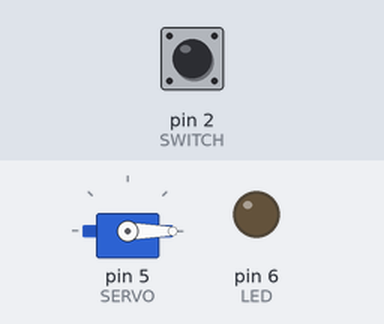
Simulated run of this sketch. Board: Arduino Uno, built with avr-gcc and run on an emulated ATmega328P. Shown: servo, output pins drawn as LEDs (lit = HIGH). The test bench sets the inputs (shaded band); at power-on: pin 2 (SWITCH) HIGH.

Above: at 1.2 s.
1.3 s: pin 2 (SWITCH) pulled LOW for 1 s
At 1.45 s:
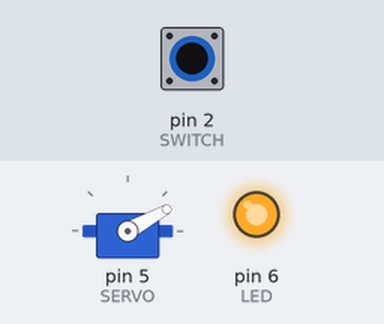
At 2.06 s:
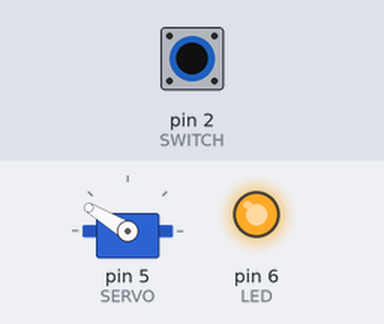
3.8 s: pin 2 (SWITCH) pulled LOW for 3.2 s
At 5.2 s:
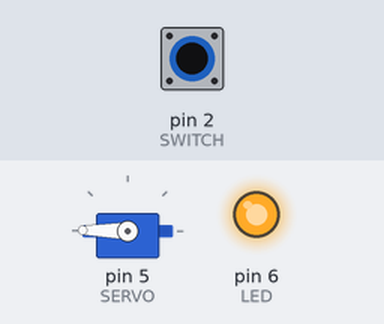
Timing chart, 0 to 8.5 s (numbered marks = the images above; inputs shaded):
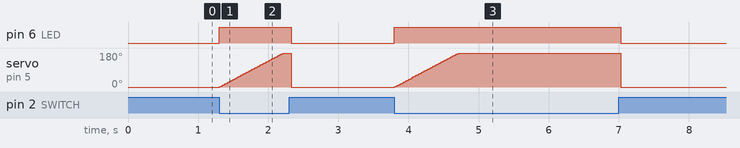

The sketch:

UselessSwitch.ino
```cpp
#include <Servo.h>

/*
  Useless Switch

  Dieses kleine Programm schaltet einen Schalter wieder aus, den der Benutzer eingeschaltet hat.
*/

const byte LED = 6;
const byte SERVO = 5;
const byte SWITCH = 2;

Servo servo;

/*
    Diese Funktion wird nur einmal beim Start des Arduinos ausgeführt.
    Hier schreibt man die Dinge hin, die nur einmal am Anfang ausgeführt werden sollen
*/
void setup() {
  // Der Pin, an dem die LED hängt definieren wir als Ausgang.
  pinMode(LED, OUTPUT);

  // Der Pin, an dem der Schalter hängt definieren wir als Eingang.
  pinMode(SWITCH, INPUT_PULLUP);

  // Und wir brauchen noch einen Servo.
  servo.attach(SERVO);
  servo.write(0);
  digitalWrite(LED, LOW);    // Jetzt schalten wir die LED wieder aus (der Pin geht auf Masse)
}

/*
  Diese Funktion wird automatisch immer wieder ausgeführt.
  D.h. sobald unser Programm unten angekommen ist, fängt es automatisch oben wieder an.
*/
void loop() {
  if (digitalRead(SWITCH) == 0) {
    digitalWrite(LED, HIGH);   // Jetzt schalten wir die LED an (der Pin geht auf +5V)
    byte angle = 0;
    while (digitalRead(SWITCH) == 0) {
      angle += 1;
      if (angle < 180) {
        servo.write(angle);
      } else {
        angle = 180;
      }
      delay(5);
    }
    // wir fahren dem Servo noch 5° weiter, damit der Schalter sicher schaltet.
    byte i = 0;
    while (i < 5) {
      i++;
      angle += 1;
      if (angle < 180) {
        servo.write(angle);
      } else {
        angle = 180;
      }
      delay(5);
    }
    // Und jetzt wieder zurück auf die Ursprungsstellung
    servo.write(0);
    digitalWrite(LED, LOW);    // Jetzt schalten wir die LED wieder aus (der Pin geht auf Masse)
  }
}
```

Measured:
- after the input at 1.3 s, pin 6 (LED): LOW → HIGH at once, → LOW 1.0 s later; servo on pin 5 (SERVO): rises from 0° to 179° in 0.91 s, then falls to 0° in 0.12 s
- after the input at 3.8 s, pin 6 (LED): LOW → HIGH at once, → LOW 3.2 s later; servo on pin 5 (SERVO): rises from 0° to 179° in 0.91 s, then falls to 0° in 2.3 s
